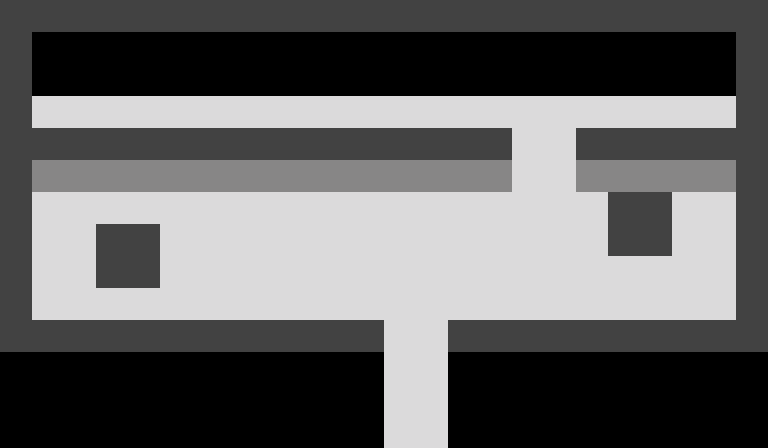

This is a level from a 2D game, rendered from its Tiled map with the project's own tilesets. A one-line summary and the map file follow, with tile-layer data summarised:
An orthogonal 24x14 tile map with 32x32 px tiles, 2 tile layers (map, background) and 4 objects (2x NPC, Door, Spawn).

<map version="1.0" orientation="orthogonal" width="24" height="14" tilewidth="32" tileheight="32">
 <tileset firstgid="1" name="BlackAndWhite" tilewidth="32" tileheight="32">
  <image source="../../assets/img/BlackAndWhite.png" width="320" height="32" />
  <tile id="0">
   <properties>
    <property name="solid" value="true" />
   </properties>
  </tile>
  <tile id="3">
   <properties>
    <property name="solid" value="true" />
   </properties>
  </tile>
  <tile id="6">
   <properties>
    <property name="solid" value="false" />
   </properties>
  </tile>
  <tile id="9">
   <properties>
    <property name="solid" value="false" />
   </properties>
  </tile>
 </tileset>
 <layer name="map" width="24" height="14">
  <data>[336 cells, 112 non-empty, 1 distinct tile ids]</data>
 </layer>
 <layer name="background" width="24" height="14">
  <data>[336 cells, 336 non-empty, 4 distinct tile ids]</data>
 </layer>
 <objectgroup name="objects" width="24" height="14">
  <object name="NPC" x="512" y="160" width="32" height="32">
   <properties>
    <property name="event" value="1" />
    <property name="id" value="1" />
   </properties>
  </object>
  <object name="Door" x="384" y="448" width="64">
   <properties>
    <property name="to" value="town" />
   </properties>
  </object>
  <object name="Spawn" x="384" y="352" width="32" height="32">
   <properties>
    <property name="from" value="town" />
   </properties>
  </object>
  <object name="NPC" x="576" y="192" width="32" height="32">
   <properties>
    <property name="id" value="8" />
   </properties>
  </object>
 </objectgroup>
</map>
